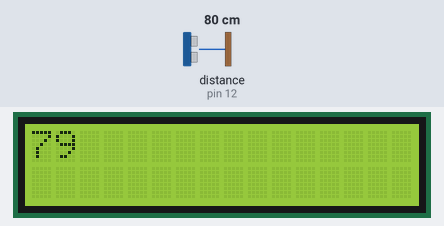
A sketch run on a simulated Arduino Uno, built with avr-gcc and run on an emulated ATmega328P. Shown: 16×2 character LCD. Wiring (inferred from the names in the program): ultrasonic range finder: trigger pin 13; echo pin 12. The inputs (shaded band) are chosen by the test bench; at power-on: distance to the obstacle (sensor on pin 12) 80 cm. The echo pulse lasts 58.3 µs per cm.

Above: at 1.2 s.
1.3 s: distance to the obstacle (sensor on pin 12) set to 2 cm
At 3.8 s:
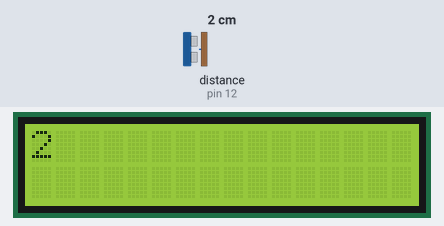
4.1 s: distance to the obstacle (sensor on pin 12) set to 4 cm
At 5.3 s:
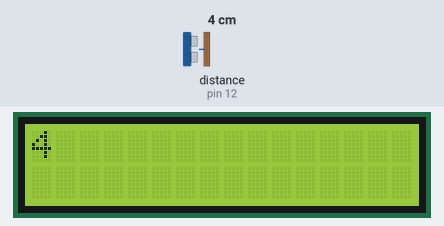
5.6 s: distance to the obstacle (sensor on pin 12) set to 35 cm
At 6.8 s:
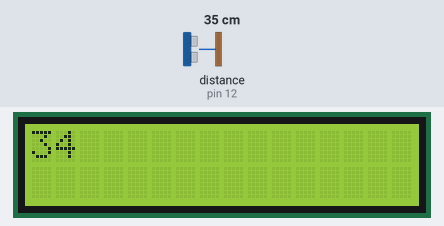
Timing chart, 0 to 8.6 s (numbered marks = the images above; inputs shaded):
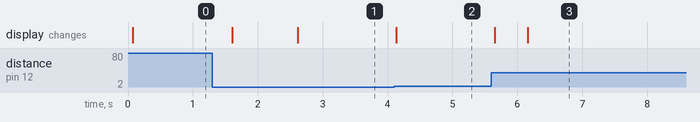

The sketch:

Ultrasonic.ino
```cpp
#include <Wire.h>
#include <LiquidCrystal_I2C.h>
LiquidCrystal_I2C lcd(0x27,16,2);  // set the LCD address to 0x27 for a 16 chars and 2 line display

#define trigPin 13
#define echoPin 12


void setup()
{
 Serial.begin (9600);
 pinMode(trigPin, OUTPUT);
 pinMode(echoPin, INPUT);
 lcd.init();                      // initialize the lcd
 lcd.backlight();
}
void loop()
{
 long duration, distance;
 digitalWrite(trigPin, LOW);  // Added this line
 delayMicroseconds(2); // Added this line
 digitalWrite(trigPin, HIGH);
//  delayMicroseconds(1000); - Removed this line
 delayMicroseconds(10); // Added this line
 digitalWrite(trigPin, LOW);
 duration = pulseIn(echoPin, HIGH);
 distance = (duration/2) / 29.1;

 // Print a message to the LCD.
 lcd.clear();
 lcd.setCursor(0,0);
 lcd.print(distance);
 delay(500);
}
```

Measured:
- after the input at 1.3 s, the display: first changes after 0.30 s (image 1 shows a later state)
- after the input at 4.1 s, the display: changes at once (image 2)
- after the input at 5.6 s, the display: first changes after 0.05 s (image 3 shows a later state)
